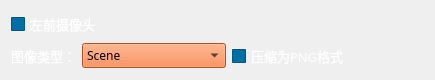
    <widget class="QWidget" name="layoutWidget">
     <property name="geometry">
      <rect>
       <x>0</x>
       <y>30</y>
       <width>435</width>
       <height>56</height>
      </rect>
     </property>
     <layout class="QGridLayout" name="gridLayout_4">
      <item row="0" column="0">
       <widget class="QCheckBox" name="record_fl_camera_checkBox">
        <property name="palette">
         <palette>
          <active>
           <colorrole role="WindowText">
            <brush brushstyle="SolidPattern">
             <color alpha="255">
              <red>255</red>
              <green>255</green>
              <blue>255</blue>
             </color>
            </brush>
           </colorrole>
           <colorrole role="Button">
            <brush brushstyle="SolidPattern">
             <color alpha="255">
              <red>0</red>
              <green>111</green>
              <blue>166</blue>
             </color>
            </brush>
           </colorrole>
           <colorrole role="Base">
            <brush brushstyle="SolidPattern">
             <color alpha="255">
              <red>0</red>
              <green>111</green>
              <blue>166</blue>
             </color>
            </brush>
           </colorrole>
           <colorrole role="Window">
            <brush brushstyle="SolidPattern">
             <color alpha="255">
              <red>0</red>
              <green>111</green>
              <blue>166</blue>
             </color>
            </brush>
           </colorrole>
          </active>
          <inactive>
           <colorrole role="WindowText">
            <brush brushstyle="SolidPattern">
             <color alpha="255">
              <red>255</red>
              <green>255</green>
              <blue>255</blue>
             </color>
            </brush>
           </colorrole>
           <colorrole role="Button">
            <brush brushstyle="SolidPattern">
             <color alpha="255">
              <red>0</red>
              <green>111</green>
              <blue>166</blue>
             </color>
            </brush>
           </colorrole>
           <colorrole role="Base">
            <brush brushstyle="SolidPattern">
             <color alpha="255">
              <red>0</red>
              <green>111</green>
              <blue>166</blue>
             </color>
            </brush>
           </colorrole>
           <colorrole role="Window">
            <brush brushstyle="SolidPattern">
             <color alpha="255">
              <red>0</red>
              <green>111</green>
              <blue>166</blue>
             </color>
            </brush>
           </colorrole>
          </inactive>
          <disabled>
           <colorrole role="WindowText">
            <brush brushstyle="SolidPattern">
             <color alpha="255">
              <red>120</red>
              <green>120</green>
              <blue>120</blue>
             </color>
            </brush>
           </colorrole>
           <colorrole role="Button">
            <brush brushstyle="SolidPattern">
             <color alpha="255">
              <red>0</red>
              <green>111</green>
              <blue>166</blue>
             </color>
            </brush>
           </colorrole>
           <colorrole role="Base">
            <brush brushstyle="SolidPattern">
             <color alpha="255">
              <red>0</red>
              <green>111</green>
              <blue>166</blue>
             </color>
            </brush>
           </colorrole>
           <colorrole role="Window">
            <brush brushstyle="SolidPattern">
             <color alpha="255">
              <red>0</red>
              <green>111</green>
              <blue>166</blue>
             </color>
            </brush>
           </colorrole>
          </disabled>
         </palette>
        </property>
        <property name="font">
         <font>
          <family>等线</family>
          <pointsize>10</pointsize>
         </font>
        </property>
        <property name="text">
         <string>左前摄像头</string>
        </property>
       </widget>
      </item>
      <item row="1" column="0">
       <layout class="QGridLayout" name="gridLayout_3">
        <item row="0" column="0">
         <widget class="QLabel" name="label_12">
          <property name="palette">
           <palette>
            <active>
             <colorrole role="WindowText">
              <brush brushstyle="SolidPattern">
               <color alpha="255">
                <red>255</red>
                <green>255</green>
                <blue>255</blue>
               </color>
              </brush>
             </colorrole>
             <colorrole role="Button">
              <brush brushstyle="SolidPattern">
               <color alpha="255">
                <red>0</red>
                <green>111</green>
                <blue>166</blue>
               </color>
              </brush>
             </colorrole>
             <colorrole role="Base">
              <brush brushstyle="SolidPattern">
               <color alpha="255">
                <red>0</red>
                <green>111</green>
                <blue>166</blue>
               </color>
              </brush>
             </colorrole>
             <colorrole role="Window">
              <brush brushstyle="SolidPattern">
               <color alpha="255">
                <red>0</red>
                <green>111</green>
                <blue>166</blue>
               </color>
              </brush>
             </colorrole>
            </active>
            <inactive>
             <colorrole role="WindowText">
              <brush brushstyle="SolidPattern">
               <color alpha="255">
                <red>255</red>
                <green>255</green>
                <blue>255</blue>
               </color>
              </brush>
             </colorrole>
             <colorrole role="Button">
              <brush brushstyle="SolidPattern">
               <color alpha="255">
                <red>0</red>
                <green>111</green>
                <blue>166</blue>
               </color>
              </brush>
             </colorrole>
             <colorrole role="Base">
              <brush brushstyle="SolidPattern">
               <color alpha="255">
                <red>0</red>
                <green>111</green>
                <blue>166</blue>
               </color>
              </brush>
             </colorrole>
             <colorrole role="Window">
              <brush brushstyle="SolidPattern">
               <color alpha="255">
                <red>0</red>
                <green>111</green>
                <blue>166</blue>
               </color>
              </brush>
             </colorrole>
            </inactive>
            <disabled>
             <colorrole role="WindowText">
              <brush brushstyle="SolidPattern">
               <color alpha="255">
                <red>120</red>
                <green>120</green>
                <blue>120</blue>
               </color>
              </brush>
             </colorrole>
             <colorrole role="Button">
              <brush brushstyle="SolidPattern">
               <color alpha="255">
                <red>0</red>
                <green>111</green>
                <blue>166</blue>
               </color>
              </brush>
             </colorrole>
             <colorrole role="Base">
              <brush brushstyle="SolidPattern">
               <color alpha="255">
                <red>0</red>
                <green>111</green>
                <blue>166</blue>
               </color>
              </brush>
             </colorrole>
             <colorrole role="Window">
              <brush brushstyle="SolidPattern">
               <color alpha="255">
                <red>0</red>
                <green>111</green>
                <blue>166</blue>
               </color>
              </brush>
             </colorrole>
            </disabled>
           </palette>
          </property>
          <property name="font">
           <font>
            <family>等线</family>
            <pointsize>10</pointsize>
           </font>
          </property>
          <property name="layoutDirection">
           <enum>Qt::LeftToRight</enum>
          </property>
          <property name="text">
           <string>图像类型：</string>
          </property>
          <property name="alignment">
           <set>Qt::AlignCenter</set>
          </property>
         </widget>
        </item>
        <item row="0" column="1">
         <widget class="QComboBox" name="record_fl_camera_image_type_choose">
          <property name="palette">
           <palette>
            <active>
             <colorrole role="Button">
              <brush brushstyle="SolidPattern">
               <color alpha="255">
                <red>241</red>
                <green>115</green>
                <blue>52</blue>
               </color>
              </brush>
             </colorrole>
             <colorrole role="Text">
              <brush brushstyle="SolidPattern">
               <color alpha="255">
                <red>255</red>
                <green>255</green>
                <blue>255</blue>
               </color>
              </brush>
             </colorrole>
             <colorrole role="Base">
              <brush brushstyle="SolidPattern">
               <color alpha="255">
                <red>241</red>
                <green>115</green>
                <blue>52</blue>
               </color>
              </brush>
             </colorrole>
             <colorrole role="Window">
              <brush brushstyle="SolidPattern">
               <color alpha="255">
                <red>241</red>
                <green>115</green>
                <blue>52</blue>
               </color>
              </brush>
             </colorrole>
             <colorrole role="PlaceholderText">
              <brush brushstyle="SolidPattern">
               <color alpha="128">
                <red>255</red>
                <green>255</green>
                <blue>255</blue>
               </color>
              </brush>
             </colorrole>
            </active>
            <inactive>
             <colorrole role="Button">
              <brush brushstyle="SolidPattern">
               <color alpha="255">
                <red>241</red>
                <green>115</green>
                <blue>52</blue>
               </color>
              </brush>
             </colorrole>
             <colorrole role="Text">
              <brush brushstyle="SolidPattern">
               <color alpha="255">
                <red>255</red>
                <green>255</green>
                <blue>255</blue>
               </color>
              </brush>
             </colorrole>
             <colorrole role="Base">
              <brush brushstyle="SolidPattern">
               <color alpha="255">
                <red>241</red>
                <green>115</green>
                <blue>52</blue>
               </color>
              </brush>
             </colorrole>
             <colorrole role="Window">
              <brush brushstyle="SolidPattern">
               <color alpha="255">
                <red>241</red>
                <green>115</green>
                <blue>52</blue>
               </color>
              </brush>
             </colorrole>
             <colorrole role="PlaceholderText">
              <brush brushstyle="SolidPattern">
               <color alpha="128">
                <red>255</red>
                <green>255</green>
                <blue>255</blue>
               </color>
              </brush>
             </colorrole>
            </inactive>
            <disabled>
             <colorrole role="Button">
              <brush brushstyle="SolidPattern">
               <color alpha="255">
                <red>241</red>
                <green>115</green>
                <blue>52</blue>
               </color>
              </brush>
             </colorrole>
             <colorrole role="Text">
              <brush brushstyle="SolidPattern">
               <color alpha="255">
                <red>120</red>
                <green>120</green>
                <blue>120</blue>
               </color>
              </brush>
             </colorrole>
             <colorrole role="Base">
              <brush brushstyle="SolidPattern">
               <color alpha="255">
                <red>241</red>
                <green>115</green>
                <blue>52</blue>
               </color>
              </brush>
             </colorrole>
             <colorrole role="Window">
              <brush brushstyle="SolidPattern">
               <color alpha="255">
                <red>241</red>
                <green>115</green>
                <blue>52</blue>
               </color>
              </brush>
             </colorrole>
             <colorrole role="PlaceholderText">
              <brush brushstyle="SolidPattern">
               <color alpha="128">
                <red>0</red>
                <green>0</green>
                <blue>0</blue>
               </color>
              </brush>
             </colorrole>
            </disabled>
           </palette>
          </property>
          <property name="font">
           <font>
            <family>Adobe 繁黑體 Std B</family>
           </font>
          </property>
          <property name="layoutDirection">
           <enum>Qt::LeftToRight</enum>
          </property>
          <property name="styleSheet">
           <string notr="true">background-color: rgb(241, 115, 52);</string>
          </property>
          <item>
           <property name="text">
            <string>Scene</string>
           </property>
          </item>
          <item>
           <property name="text">
            <string>DepthPlanar</string>
           </property>
          </item>
          <item>
           <property name="text">
            <string>DepthPerspective</string>
           </property>
          </item>
          <item>
           <property name="text">
            <string>DepthVis</string>
           </property>
          </item>
          <item>
           <property name="text">
            <string>DisparityNormalized</string>
           </property>
          </item>
          <item>
           <property name="text">
            <string>Segmentation</string>
           </property>
          </item>
          <item>
           <property name="text">
            <string>SurfaceNormals</string>
           </property>
          </item>
          <item>
           <property name="text">
            <string>Infrared</string>
           </property>
          </item>
          <item>
           <property name="text">
            <string>OpticalFlow</string>
           </property>
          </item>
          <item>
           <property name="text">
            <string>OpticalFlowVis</string>
           </property>
          </item>
         </widget>
        </item>
       </layout>
      </item>
      <item row="1" column="1">
       <widget class="QCheckBox" name="record_fl_camera_compress_checkBox">
        <property name="palette">
         <palette>
          <active>
           <colorrole role="WindowText">
            <brush brushstyle="SolidPattern">
             <color alpha="255">
              <red>255</red>
              <green>255</green>
              <blue>255</blue>
             </color>
            </brush>
           </colorrole>
           <colorrole role="Button">
            <brush brushstyle="SolidPattern">
             <color alpha="255">
              <red>0</red>
              <green>111</green>
              <blue>166</blue>
             </color>
            </brush>
           </colorrole>
           <colorrole role="Base">
            <brush brushstyle="SolidPattern">
             <color alpha="255">
              <red>0</red>
              <green>111</green>
              <blue>166</blue>
             </color>
            </brush>
           </colorrole>
           <colorrole role="Window">
            <brush brushstyle="SolidPattern">
             <color alpha="255">
              <red>0</red>
              <green>111</green>
              <blue>166</blue>
             </color>
            </brush>
           </colorrole>
          </active>
          <inactive>
           <colorrole role="WindowText">
            <brush brushstyle="SolidPattern">
             <color alpha="255">
              <red>255</red>
              <green>255</green>
              <blue>255</blue>
             </color>
            </brush>
           </colorrole>
           <colorrole role="Button">
            <brush brushstyle="SolidPattern">
             <color alpha="255">
              <red>0</red>
              <green>111</green>
              <blue>166</blue>
             </color>
            </brush>
           </colorrole>
           <colorrole role="Base">
            <brush brushstyle="SolidPattern">
             <color alpha="255">
              <red>0</red>
              <green>111</green>
              <blue>166</blue>
             </color>
            </brush>
           </colorrole>
           <colorrole role="Window">
            <brush brushstyle="SolidPattern">
             <color alpha="255">
              <red>0</red>
              <green>111</green>
              <blue>166</blue>
             </color>
            </brush>
           </colorrole>
          </inactive>
          <disabled>
           <colorrole role="WindowText">
            <brush brushstyle="SolidPattern">
             <color alpha="255">
              <red>120</red>
              <green>120</green>
              <blue>120</blue>
             </color>
            </brush>
           </colorrole>
           <colorrole role="Button">
            <brush brushstyle="SolidPattern">
             <color alpha="255">
              <red>0</red>
              <green>111</green>
              <blue>166</blue>
             </color>
            </brush>
           </colorrole>
           <colorrole role="Base">
            <brush brushstyle="SolidPattern">
             <color alpha="255">
              <red>0</red>
              <green>111</green>
              <blue>166</blue>
             </color>
            </brush>
           </colorrole>
           <colorrole role="Window">
            <brush brushstyle="SolidPattern">
             <color alpha="255">
              <red>0</red>
              <green>111</green>
              <blue>166</blue>
             </color>
            </brush>
           </colorrole>
          </disabled>
         </palette>
        </property>
        <property name="font">
         <font>
          <family>等线</family>
          <pointsize>10</pointsize>
         </font>
        </property>
        <property name="text">
         <string>压缩为PNG格式</string>
        </property>
       </widget>
      </item>
     </layout>
    </widget>
